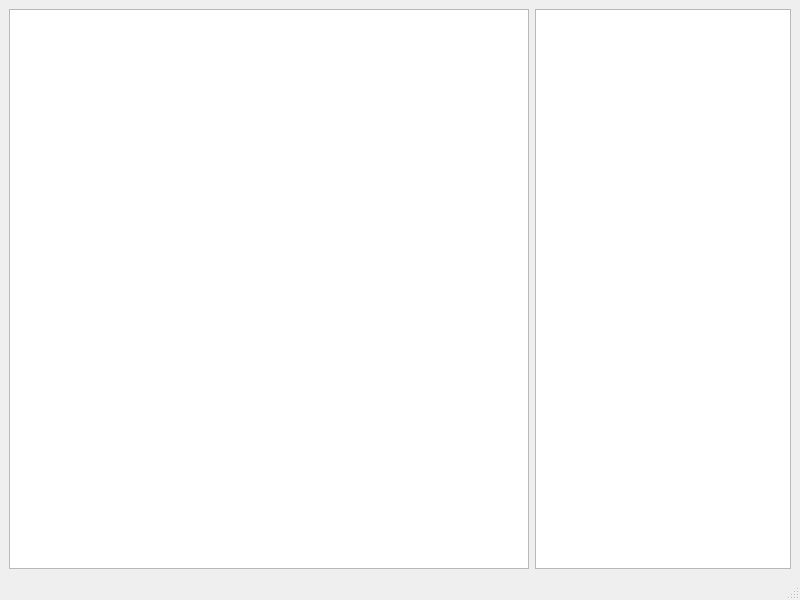
<?xml version="1.0" encoding="UTF-8"?>
<ui version="4.0">
 <class>MapWindow</class>
 <widget class="QMainWindow" name="MapWindow">
  <property name="geometry">
   <rect>
    <x>0</x>
    <y>0</y>
    <width>800</width>
    <height>600</height>
   </rect>
  </property>
  <property name="windowTitle">
   <string>MainWindow</string>
  </property>
  <widget class="QWidget" name="centralwidget">
   <layout class="QGridLayout" name="gridLayout">
    <item row="0" column="0">
     <widget class="QGraphicsView" name="graphicsView">
      <property name="sizePolicy">
       <sizepolicy hsizetype="Expanding" vsizetype="Expanding">
        <horstretch>0</horstretch>
        <verstretch>0</verstretch>
       </sizepolicy>
      </property>
     </widget>
    </item>
    <item row="0" column="1">
     <widget class="QTextBrowser" name="textBrowser">
      <property name="sizePolicy">
       <sizepolicy hsizetype="Preferred" vsizetype="Expanding">
        <horstretch>0</horstretch>
        <verstretch>0</verstretch>
       </sizepolicy>
      </property>
     </widget>
    </item>
   </layout>
  </widget>
  <widget class="QMenuBar" name="menubar">
   <property name="geometry">
    <rect>
     <x>0</x>
     <y>0</y>
     <width>800</width>
     <height>25</height>
    </rect>
   </property>
  </widget>
  <widget class="QStatusBar" name="statusbar"/>
 </widget>
 <resources/>
 <connections/>
</ui>
